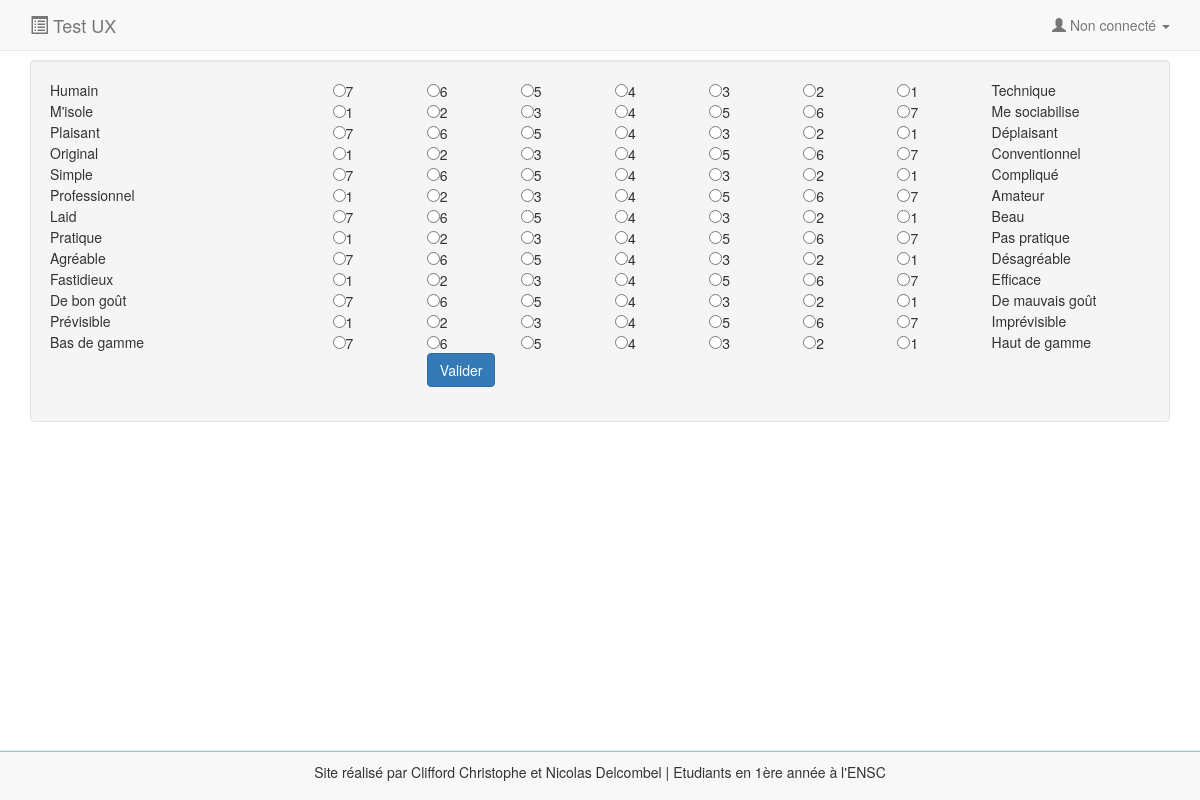
The app's page /attrakdiffq1.php with its own data.
### tables this page shows
create table attrakdiffq (
    quest_id integer not null primary key,
    quest_word1 varchar(20) not null,
    quest_word2 varchar(20) not null
);

### fonctions.php (the view)
<?php
function question($mot1, $mot2, $id)
{
    print "<div class=\"row\"><div class=\"col-lg-3\">".$mot1."</div>";
    if ($id%2==0)
    {
        for ($k= 1; $k <=7; $k++)
        {
            print "<div class= \"col-lg-1\"><input type= \"radio\" name=\"".$id."\" value= \"".$k."\">".$k."</div>";
        }
    }
    else
    {
        for ($k= 7; $k >= 1; $k--)
        {
            print "<div class= \"col-lg-1\"><input type= \"radio\" name=\"".$id."\" value= \"".$k."\">".$k."</div>";
        }
    }
    print "<div class=\"col-lg-2\">".$mot2."</div>";
    print "</div>";
}
function affichage($page)
{
    require("connect.php");
    if($page == 1)
    {
        $curseur = $BDD -> query( "SELECT DISTINCT * FROM attrakdiffq WHERE quest_id < 14" );
    }
    else
    {
        $curseur = $BDD -> query( "SELECT DISTINCT * FROM attrakdiffq WHERE quest_id >= 14" );
    }
    while ( $tuple = $curseur -> fetch() )
    {
            question($tuple["quest_word1"], $tuple["quest_word2"], $tuple["quest_id"]);
    }
}
?>

### header.php (shortened to what this page needs)
<!doctype html>
<html>
    <?php
        require_once('connect.php');
    ?>
    <head>
        <link href="css/bootstrap.min.css" rel="stylesheet">
        <link href="css/style.css" rel="stylesheet">
    </head>
    <body>
        <div class="container">
            <nav class="navbar navbar-default navbar-fixed-top" role="navigation">
                <div class="container">
                    <div class="navbar-header">
                        <a class="navbar-brand" href="index.php"><span class="glyphicon glyphicon-list-alt"></span> Test UX</a>
                    </div>
                    <div class="collapse navbar-collapse" id="navbar-collapse-target">
                        <ul class="nav navbar-nav navbar-right">
                            <li class="dropdown">
                                <a href="#" class="dropdown-toggle" data-toggle="dropdown">
                                    <span class="glyphicon glyphicon-user"></span>
                                    <?php
                                        if(isset($_SESSION['usr_login'])) echo "Bonjour, ".($_SESSION['usr_login']). "<b class='caret'></b>";
                                        elseif(isset($_SESSION['exp_login'])) echo "Bonjour, ".($_SESSION['exp_login']). "<b class='caret'></b>";
                                        else echo "Non connecté <b class='caret'></b>";
                                    ?>
                                </a>
                                    <?php include'fonctions.php'?>
                            </li>
                        </ul>
                    </div>
                </div>
            </nav>

### attrakdiffq1.php
<?php include("header.php"); ?>
<div class="well">
    <form class="form-horizontal" role="form" enctype="multipart/form-data" action="attrakdiffr1.php" method="post">
        <?php affichage(1); ?>
        <div class="form-group">
            <div class="col-sm-4 col-sm-offset-4">
                <button type="submit" class="btn btn-default btn-primary">Valider</button>
            </div>
        </div>
    </form>
</div>
<?php include("footer.php"); ?>

### footer.php
<nav class="navbar navbar-default navbar-fixed-bottom">
<footer class="footer">Site réalisé par Clifford Christophe et Nicolas Delcombel | Etudiants en 1ère année à l'ENSC</footer>
</nav>
        </div>
    </body>
</html>

### css/style.css (style rules this page uses)
body { background-image: url(https://www.aurorayazilim.com/wp-content/uploads/2015/10/web-tasarimi-background.jpg); background-attachment: fixed; padding-top: 60px; padding-bottom: 40px; }
.footer { border-top: 1px solid rgb(145, 201, 218); padding-top: 10px; margin-bottom: 10px; text-align: center; }
.well { position: relative; }

### records on screen
attrakdiffq: quest_word1 "Humain", quest_word2 "Technique"
attrakdiffq: quest_word1 "M'isole", quest_word2 "Me sociabilise"
attrakdiffq: quest_word1 "Plaisant", quest_word2 "Déplaisant"
attrakdiffq: quest_word1 "Original", quest_word2 "Conventionnel"
attrakdiffq: quest_word1 "Simple", quest_word2 "Compliqué"
attrakdiffq: quest_word1 "Professionnel", quest_word2 "Amateur"
attrakdiffq: quest_word1 "Laid", quest_word2 "Beau"
attrakdiffq: quest_word1 "Pratique", quest_word2 "Pas pratique"
attrakdiffq: quest_word1 "Agréable", quest_word2 "Désagréable"
attrakdiffq: quest_word1 "Fastidieux", quest_word2 "Efficace"
attrakdiffq: quest_word1 "De bon goût", quest_word2 "De mauvais goût"
attrakdiffq: quest_word1 "Prévisible", quest_word2 "Imprévisible"
attrakdiffq: quest_word1 "Bas de gamme", quest_word2 "Haut de gamme"
